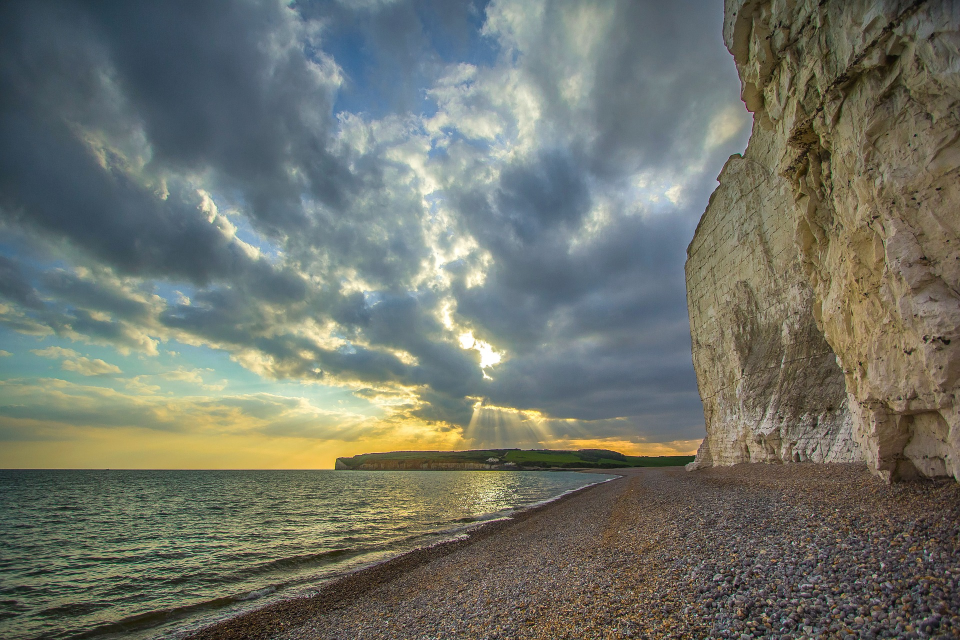
#> input picture res/home_1.jpg, 1920 x 1280 px (shown at 1/2 size)
$ python screen.py   (older library calls are emulated)
#> lines starting #> are read from the running program, lines starting #| are printed output that depends on the picture
#!/usr/bin/python

import datetime
from time import sleep
from PIL import Image

SCREEN_RESOLUTION = (1184, 624)
RESOLUTION = 800
VERTICAL_SIZES = (200 + RESOLUTION, 800 + 4 * RESOLUTION)
SQUARE_SIZES = (300 + 2 * RESOLUTION, 700 + 2 * RESOLUTION)
last_overlay = None
home = Image.open('res/home_1.jpg').resize(SCREEN_RESOLUTION, Image.ANTIALIAS)
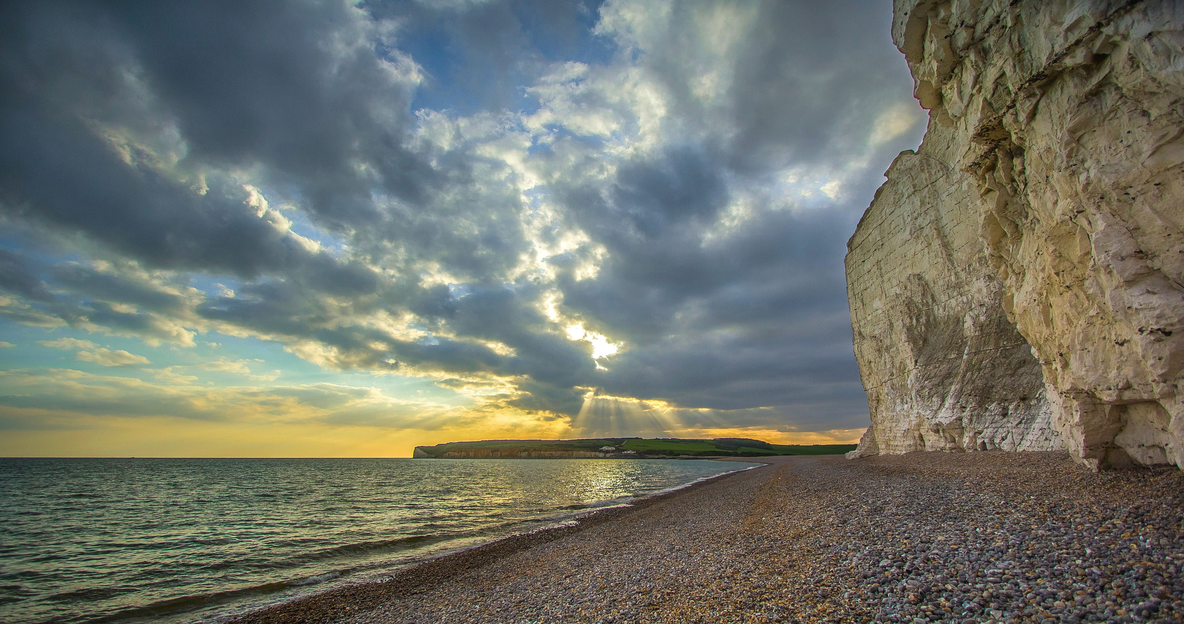
#> home: PIL image 1184x624 RGB; mean R, G, B 111.6, 115.3, 105.6


def draw_home(camera):
    set_image_on_screen(camera, home, 255)


# [63 lines left out: functions display_rendered, resize, set_image_on_screen, take_picture, not called in this run]
